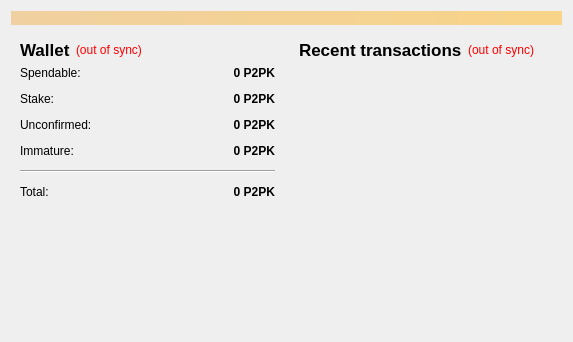
<?xml version="1.0" encoding="UTF-8"?>
<ui version="4.0">
 <class>OverviewPage</class>
 <widget class="QWidget" name="OverviewPage">
  <property name="geometry">
   <rect>
    <x>0</x>
    <y>0</y>
    <width>573</width>
    <height>342</height>
   </rect>
  </property>
  <property name="windowTitle">
   <string>Form</string>
  </property>
  <layout class="QVBoxLayout" name="topLayout">
   <item>
    <widget class="QLabel" name="labelAlerts">
     <property name="visible">
      <bool>false</bool>
     </property>
     <property name="styleSheet">
      <string notr="true">background-color: qlineargradient(x1: 0, y1: 0, x2: 1, y2: 0, stop:0 #F0D0A0, stop:1 #F8D488);  color:#000000
</string>
     </property>
     <property name="wordWrap">
      <bool>true</bool>
     </property>
     <property name="margin">
      <number>3</number>
     </property>
    </widget>
   </item>
   <item>
    <layout class="QHBoxLayout" name="horizontalLayout" stretch="1,1">
     <item>
      <layout class="QVBoxLayout" name="verticalLayout_2">
       <item>
        <widget class="QWidget" name="widget" native="true">
         <layout class="QVBoxLayout" name="verticalLayout_4">
          <item>
           <layout class="QHBoxLayout" name="horizontalLayout_4">
            <item>
             <widget class="QLabel" name="label_5">
              <property name="font">
               <font>
                <pointsize>13</pointsize>
                <weight>75</weight>
                <bold>true</bold>
               </font>
              </property>
              <property name="text">
               <string>Wallet</string>
              </property>
             </widget>
            </item>
            <item>
             <widget class="QLabel" name="labelWalletStatus">
              <property name="toolTip">
               <string>The displayed information may be out of date. Your wallet automatically synchronizes with the P2Park network after a connection is established, but this process has not completed yet.</string>
              </property>
              <property name="styleSheet">
               <string notr="true">QLabel { color: red; }</string>
              </property>
              <property name="text">
               <string notr="true">(out of sync)</string>
              </property>
              <property name="alignment">
               <set>Qt::AlignLeading|Qt::AlignLeft|Qt::AlignVCenter</set>
              </property>
             </widget>
            </item>
            <item>
             <spacer name="horizontalSpacer_2">
              <property name="orientation">
               <enum>Qt::Horizontal</enum>
              </property>
              <property name="sizeHint" stdset="0">
               <size>
                <width>40</width>
                <height>20</height>
               </size>
              </property>
             </spacer>
            </item>
           </layout>
          </item>
          <item>
           <layout class="QFormLayout" name="formLayout_2">
            <property name="fieldGrowthPolicy">
             <enum>QFormLayout::AllNonFixedFieldsGrow</enum>
            </property>
            <property name="horizontalSpacing">
             <number>12</number>
            </property>
            <property name="verticalSpacing">
             <number>12</number>
            </property>
            <item row="0" column="0">
             <widget class="QLabel" name="overviewpage_spendable_label">
              <property name="text">
               <string>Spendable:</string>
              </property>
             </widget>
            </item>
            <item row="0" column="1">
             <widget class="QLabel" name="labelBalance">
              <property name="font">
               <font>
                <weight>75</weight>
                <bold>true</bold>
               </font>
              </property>
              <property name="cursor">
               <cursorShape>IBeamCursor</cursorShape>
              </property>
              <property name="toolTip">
               <string>Your current spendable balance</string>
              </property>
              <property name="text">
               <string notr="true">0 P2PK</string>
              </property>
              <property name="alignment">
               <set>Qt::AlignRight|Qt::AlignTrailing|Qt::AlignVCenter</set>
              </property>
              <property name="textInteractionFlags">
               <set>Qt::LinksAccessibleByMouse|Qt::TextSelectableByKeyboard|Qt::TextSelectableByMouse</set>
              </property>
             </widget>
            </item>
            <item row="1" column="0">
             <widget class="QLabel" name="overviewpage_stake_label">
              <property name="text">
               <string>Stake:</string>
              </property>
             </widget>
            </item>
            <item row="1" column="1">
             <widget class="QLabel" name="labelStake">
              <property name="font">
               <font>
                <weight>75</weight>
                <bold>true</bold>
               </font>
              </property>
              <property name="cursor">
               <cursorShape>IBeamCursor</cursorShape>
              </property>
              <property name="toolTip">
               <string>Total of coins that was staked, and do not yet count toward the current balance</string>
              </property>
              <property name="text">
               <string notr="true">0 P2PK</string>
              </property>
              <property name="alignment">
               <set>Qt::AlignRight|Qt::AlignTrailing|Qt::AlignVCenter</set>
              </property>
              <property name="textInteractionFlags">
               <set>Qt::LinksAccessibleByMouse|Qt::TextSelectableByKeyboard|Qt::TextSelectableByMouse</set>
              </property>
             </widget>
            </item>
            <item row="2" column="0">
             <widget class="QLabel" name="overviewpage_unconfirmed_label">
              <property name="text">
               <string>Unconfirmed:</string>
              </property>
             </widget>
            </item>
            <item row="2" column="1">
             <widget class="QLabel" name="labelUnconfirmed">
              <property name="font">
               <font>
                <weight>75</weight>
                <bold>true</bold>
               </font>
              </property>
              <property name="cursor">
               <cursorShape>IBeamCursor</cursorShape>
              </property>
              <property name="toolTip">
               <string>Total of transactions that have yet to be confirmed, and do not yet count toward the current balance</string>
              </property>
              <property name="text">
               <string notr="true">0 P2PK</string>
              </property>
              <property name="alignment">
               <set>Qt::AlignRight|Qt::AlignTrailing|Qt::AlignVCenter</set>
              </property>
              <property name="textInteractionFlags">
               <set>Qt::LinksAccessibleByMouse|Qt::TextSelectableByKeyboard|Qt::TextSelectableByMouse</set>
              </property>
             </widget>
            </item>
            <item row="3" column="0">
             <widget class="QLabel" name="overviewpage_immature_label">
              <property name="text">
               <string>Immature:</string>
              </property>
             </widget>
            </item>
            <item row="3" column="1">
             <widget class="QLabel" name="labelImmature">
              <property name="font">
               <font>
                <weight>75</weight>
                <bold>true</bold>
               </font>
              </property>
              <property name="toolTip">
               <string>Mined balance that has not yet matured</string>
              </property>
              <property name="text">
               <string notr="true">0 P2PK</string>
              </property>
              <property name="alignment">
               <set>Qt::AlignRight|Qt::AlignTrailing|Qt::AlignVCenter</set>
              </property>
              <property name="textInteractionFlags">
               <set>Qt::LinksAccessibleByMouse|Qt::TextSelectableByKeyboard|Qt::TextSelectableByMouse</set>
              </property>
             </widget>
            </item>
            <item row="4" column="0" colspan="2">
             <widget class="Line" name="line">
              <property name="orientation">
               <enum>Qt::Horizontal</enum>
              </property>
             </widget>
            </item>
            <item row="5" column="0">
             <widget class="QLabel" name="overviewpage_total_label">
              <property name="text">
               <string>Total:</string>
              </property>
             </widget>
            </item>
            <item row="5" column="1">
             <widget class="QLabel" name="labelTotal">
              <property name="font">
               <font>
                <weight>75</weight>
                <bold>true</bold>
               </font>
              </property>
              <property name="cursor">
               <cursorShape>IBeamCursor</cursorShape>
              </property>
              <property name="toolTip">
               <string>Your current total balance</string>
              </property>
              <property name="text">
               <string notr="true">0 P2PK</string>
              </property>
              <property name="alignment">
               <set>Qt::AlignRight|Qt::AlignTrailing|Qt::AlignVCenter</set>
              </property>
              <property name="textInteractionFlags">
               <set>Qt::LinksAccessibleByMouse|Qt::TextSelectableByKeyboard|Qt::TextSelectableByMouse</set>
              </property>
             </widget>
            </item>
           </layout>
          </item>
         </layout>
        </widget>
       </item>
       <item>
        <spacer name="verticalSpacer">
         <property name="orientation">
          <enum>Qt::Vertical</enum>
         </property>
         <property name="sizeHint" stdset="0">
          <size>
           <width>20</width>
           <height>40</height>
          </size>
         </property>
        </spacer>
       </item>
      </layout>
     </item>
     <item>
      <layout class="QVBoxLayout" name="verticalLayout_3">
       <item>
        <widget class="QWidget" name="widget_2" native="true">
         <layout class="QVBoxLayout" name="verticalLayout">
          <item>
           <layout class="QHBoxLayout" name="horizontalLayout_2">
            <item>
             <widget class="QLabel" name="label_4">
              <property name="font">
               <font>
                <pointsize>13</pointsize>
                <weight>75</weight>
                <bold>true</bold>
               </font>
              </property>
              <property name="text">
               <string>&lt;b&gt;Recent transactions&lt;/b&gt;</string>
              </property>
             </widget>
            </item>
            <item>
             <widget class="QLabel" name="labelTransactionsStatus">
              <property name="toolTip">
               <string>The displayed information may be out of date. Your wallet automatically synchronizes with the P2Park network after a connection is established, but this process has not completed yet.</string>
              </property>
              <property name="styleSheet">
               <string notr="true">QLabel { color: red; }</string>
              </property>
              <property name="text">
               <string notr="true">(out of sync)</string>
              </property>
              <property name="alignment">
               <set>Qt::AlignRight|Qt::AlignTrailing|Qt::AlignVCenter</set>
              </property>
             </widget>
            </item>
            <item>
             <spacer name="horizontalSpacer">
              <property name="orientation">
               <enum>Qt::Horizontal</enum>
              </property>
              <property name="sizeHint" stdset="0">
               <size>
                <width>40</width>
                <height>20</height>
               </size>
              </property>
             </spacer>
            </item>
           </layout>
          </item>
          <item>
           <widget class="QListView" name="listTransactions">
            <property name="styleSheet">
             <string notr="true">QListView { 
	background: transparent; 
	color: black;

}</string>
            </property>
            <property name="frameShape">
             <enum>QFrame::NoFrame</enum>
            </property>
            <property name="verticalScrollBarPolicy">
             <enum>Qt::ScrollBarAlwaysOff</enum>
            </property>
            <property name="horizontalScrollBarPolicy">
             <enum>Qt::ScrollBarAlwaysOff</enum>
            </property>
            <property name="selectionMode">
             <enum>QAbstractItemView::NoSelection</enum>
            </property>
           </widget>
          </item>
         </layout>
        </widget>
       </item>
      </layout>
     </item>
    </layout>
   </item>
  </layout>
 </widget>
 <resources/>
 <connections/>
</ui>
